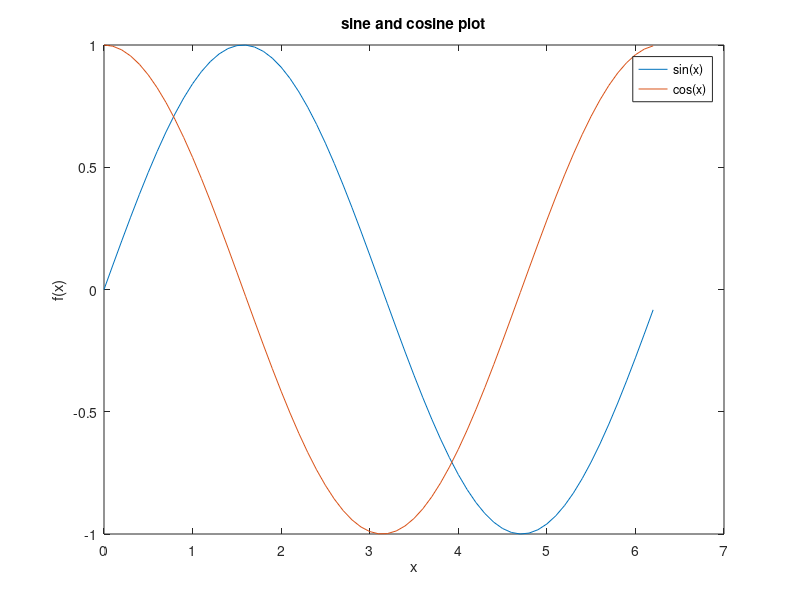

Source code (MATLAB):
A = 0:0.1:2*pi;
B = sin(A);
C = cos(A);
plot(A,B,A,C)
xlabel('x');
ylabel('f(x)');
title('sine and cosine plot');
legend('sin(x)','cos(x)');
